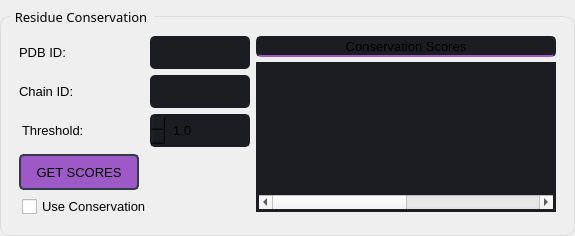
                           <widget class="QGroupBox" name="groupBox_31">
                            <property name="sizePolicy">
                             <sizepolicy hsizetype="Expanding" vsizetype="Preferred">
                              <horstretch>0</horstretch>
                              <verstretch>0</verstretch>
                             </sizepolicy>
                            </property>
                            <property name="minimumSize">
                             <size>
                              <width>570</width>
                              <height>230</height>
                             </size>
                            </property>
                            <property name="maximumSize">
                             <size>
                              <width>690</width>
                              <height>250</height>
                             </size>
                            </property>
                            <property name="font">
                             <font>
                              <family>Segoe UI Semibold</family>
                              <pointsize>10</pointsize>
                             </font>
                            </property>
                            <property name="styleSheet">
                             <string notr="true">QGroupBox {
  
  border: 1px solid rgb(220, 220, 220);
  border-radius: 10px;
  padding: 4px;
  margin-top: 16px;
}

QGroupBox::title {
  subcontrol-origin: margin;
  subcontrol-position: top left;
  left: 10px;
  padding-left: 3px;
  padding-right: 5px;
  padding-top: 8px;
  padding-bottom: 16px;
}

QGroupBox::indicator {
  margin-left: 2px;
  height: 16px;
  width: 16px;
}</string>
                            </property>
                            <property name="title">
                             <string>Residue Conservation</string>
                            </property>
                            <layout class="QHBoxLayout" name="horizontalLayout_36">
                             <item>
                              <layout class="QGridLayout" name="gridLayout_27" rowstretch="0,0,0,0,0" columnstretch="0,0,0,0,0">
                               <property name="leftMargin">
                                <number>3</number>
                               </property>
                               <property name="topMargin">
                                <number>4</number>
                               </property>
                               <property name="rightMargin">
                                <number>0</number>
                               </property>
                               <property name="bottomMargin">
                                <number>4</number>
                               </property>
                               <property name="horizontalSpacing">
                                <number>3</number>
                               </property>
                               <item row="2" column="0">
                                <widget class="QLabel" name="label_102">
                                 <property name="sizePolicy">
                                  <sizepolicy hsizetype="Preferred" vsizetype="Preferred">
                                   <horstretch>0</horstretch>
                                   <verstretch>0</verstretch>
                                  </sizepolicy>
                                 </property>
                                 <property name="minimumSize">
                                  <size>
                                   <width>110</width>
                                   <height>0</height>
                                  </size>
                                 </property>
                                 <property name="maximumSize">
                                  <size>
                                   <width>120</width>
                                   <height>16777215</height>
                                  </size>
                                 </property>
                                 <property name="font">
                                  <font>
                                   <pointsize>10</pointsize>
                                  </font>
                                 </property>
                                 <property name="styleSheet">
                                  <string notr="true">QLabel{
margin-right: 20px;
}</string>
                                 </property>
                                 <property name="text">
                                  <string>Threshold:</string>
                                 </property>
                                 <property name="alignment">
                                  <set>Qt::AlignLeading|Qt::AlignLeft|Qt::AlignVCenter</set>
                                 </property>
                                </widget>
                               </item>
                               <item row="1" column="0">
                                <widget class="QLabel" name="label_133">
                                 <property name="sizePolicy">
                                  <sizepolicy hsizetype="Preferred" vsizetype="Preferred">
                                   <horstretch>0</horstretch>
                                   <verstretch>0</verstretch>
                                  </sizepolicy>
                                 </property>
                                 <property name="minimumSize">
                                  <size>
                                   <width>110</width>
                                   <height>0</height>
                                  </size>
                                 </property>
                                 <property name="maximumSize">
                                  <size>
                                   <width>120</width>
                                   <height>16777215</height>
                                  </size>
                                 </property>
                                 <property name="font">
                                  <font>
                                   <pointsize>10</pointsize>
                                   <weight>50</weight>
                                   <bold>false</bold>
                                  </font>
                                 </property>
                                 <property name="text">
                                  <string>Chain ID:</string>
                                 </property>
                                 <property name="alignment">
                                  <set>Qt::AlignLeading|Qt::AlignLeft|Qt::AlignVCenter</set>
                                 </property>
                                </widget>
                               </item>
                               <item row="0" column="2">
                                <widget class="QLineEdit" name="conservation_PDB_ID_lineEdit">
                                 <property name="sizePolicy">
                                  <sizepolicy hsizetype="Expanding" vsizetype="Expanding">
                                   <horstretch>0</horstretch>
                                   <verstretch>0</verstretch>
                                  </sizepolicy>
                                 </property>
                                 <property name="minimumSize">
                                  <size>
                                   <width>100</width>
                                   <height>33</height>
                                  </size>
                                 </property>
                                 <property name="maximumSize">
                                  <size>
                                   <width>100</width>
                                   <height>33</height>
                                  </size>
                                 </property>
                                 <property name="styleSheet">
                                  <string notr="true">QLineEdit {
	background-color: rgb(27, 29, 35);
	border-radius: 5px;
	padding-left: 8px;
}
QLineEdit:hover {
	border: 2px solid rgb(64, 71, 88);
}
QLineEdit:focus {
	border: 2px solid rgb(91, 101, 124);
}</string>
                                 </property>
                                </widget>
                               </item>
                               <item row="3" column="0">
                                <widget class="QPushButton" name="get_conserv_score_pushButton">
                                 <property name="sizePolicy">
                                  <sizepolicy hsizetype="Expanding" vsizetype="Expanding">
                                   <horstretch>0</horstretch>
                                   <verstretch>0</verstretch>
                                  </sizepolicy>
                                 </property>
                                 <property name="minimumSize">
                                  <size>
                                   <width>120</width>
                                   <height>38</height>
                                  </size>
                                 </property>
                                 <property name="maximumSize">
                                  <size>
                                   <width>120</width>
                                   <height>38</height>
                                  </size>
                                 </property>
                                 <property name="font">
                                  <font>
                                   <pointsize>10</pointsize>
                                  </font>
                                 </property>
                                 <property name="styleSheet">
                                  <string notr="true">QPushButton {
	border: 2px solid rgb(52, 59, 72);
	border-radius: 5px;	
	background-color: rgb(157, 90, 198);
	margin-top:1px;
	margin-bottom: 1px;

}
QPushButton:hover {
	background-color: rgb(220, 5, 100);
	border: 2px solid rgb(61, 70, 86);
}
QPushButton:pressed {	
	background-color: rgb(190, 5, 100);
	border: 2px solid rgb(43, 50, 61);
}</string>
                                 </property>
                                 <property name="text">
                                  <string>GET SCORES</string>
                                 </property>
                                </widget>
                               </item>
                               <item row="2" column="2">
                                <widget class="QDoubleSpinBox" name="conserv_score_doubleSpinBox">
                                 <property name="sizePolicy">
                                  <sizepolicy hsizetype="Expanding" vsizetype="Expanding">
                                   <horstretch>0</horstretch>
                                   <verstretch>0</verstretch>
                                  </sizepolicy>
                                 </property>
                                 <property name="minimumSize">
                                  <size>
                                   <width>100</width>
                                   <height>33</height>
                                  </size>
                                 </property>
                                 <property name="maximumSize">
                                  <size>
                                   <width>100</width>
                                   <height>33</height>
                                  </size>
                                 </property>
                                 <property name="font">
                                  <font>
                                   <family>Segoe UI</family>
                                   <pointsize>10</pointsize>
                                  </font>
                                 </property>
                                 <property name="layoutDirection">
                                  <enum>Qt::RightToLeft</enum>
                                 </property>
                                 <property name="styleSheet">
                                  <string notr="true">QDoubleSpinBox{
	background-color: rgb(27, 29, 35);
	border-radius: 5px;
	border: 2px solid rgb(27, 29, 35);
	padding: 5px;
	padding-left: 5px;
}
QDoubleSpinBox:hover{
	border: 2px solid rgb(64, 71, 88);
}
QDoubleSpinBox QAbstractItemView {
	color: rgb(85, 170, 255);	
	background-color: rgb(27, 29, 35);
	padding: 5px;
	selection-background-color: rgb(39, 44, 54);
}</string>
                                 </property>
                                 <property name="decimals">
                                  <number>1</number>
                                 </property>
                                 <property name="minimum">
                                  <double>1.000000000000000</double>
                                 </property>
                                 <property name="maximum">
                                  <double>9.900000000000000</double>
                                 </property>
                                 <property name="singleStep">
                                  <double>0.100000000000000</double>
                                 </property>
                                </widget>
                               </item>
                               <item row="0" column="0">
                                <widget class="QLabel" name="label_103">
                                 <property name="sizePolicy">
                                  <sizepolicy hsizetype="Expanding" vsizetype="Preferred">
                                   <horstretch>0</horstretch>
                                   <verstretch>0</verstretch>
                                  </sizepolicy>
                                 </property>
                                 <property name="minimumSize">
                                  <size>
                                   <width>110</width>
                                   <height>0</height>
                                  </size>
                                 </property>
                                 <property name="maximumSize">
                                  <size>
                                   <width>120</width>
                                   <height>16777215</height>
                                  </size>
                                 </property>
                                 <property name="font">
                                  <font>
                                   <pointsize>10</pointsize>
                                   <weight>50</weight>
                                   <bold>false</bold>
                                  </font>
                                 </property>
                                 <property name="text">
                                  <string>PDB ID:</string>
                                 </property>
                                 <property name="alignment">
                                  <set>Qt::AlignLeading|Qt::AlignLeft|Qt::AlignVCenter</set>
                                 </property>
                                </widget>
                               </item>
                               <item row="1" column="2">
                                <widget class="QLineEdit" name="conservation_pdb_chain_id_lineedit">
                                 <property name="sizePolicy">
                                  <sizepolicy hsizetype="Expanding" vsizetype="Expanding">
                                   <horstretch>0</horstretch>
                                   <verstretch>0</verstretch>
                                  </sizepolicy>
                                 </property>
                                 <property name="minimumSize">
                                  <size>
                                   <width>100</width>
                                   <height>33</height>
                                  </size>
                                 </property>
                                 <property name="maximumSize">
                                  <size>
                                   <width>100</width>
                                   <height>33</height>
                                  </size>
                                 </property>
                                 <property name="styleSheet">
                                  <string notr="true">QLineEdit {
	background-color: rgb(27, 29, 35);
	border-radius: 5px;
	padding-left: 8px;

}
QLineEdit:hover {
	border: 2px solid rgb(64, 71, 88);
}
QLineEdit:focus {
	border: 2px solid rgb(91, 101, 124);
}</string>
                                 </property>
                                </widget>
                               </item>
                               <item row="0" column="4" rowspan="5">
                                <layout class="QVBoxLayout" name="verticalLayout_36">
                                 <property name="spacing">
                                  <number>5</number>
                                 </property>
                                 <property name="leftMargin">
                                  <number>3</number>
                                 </property>
                                 <property name="topMargin">
                                  <number>0</number>
                                 </property>
                                 <property name="rightMargin">
                                  <number>3</number>
                                 </property>
                                 <property name="bottomMargin">
                                  <number>4</number>
                                 </property>
                                 <item>
                                  <widget class="QLabel" name="label_104">
                                   <property name="enabled">
                                    <bool>true</bool>
                                   </property>
                                   <property name="sizePolicy">
                                    <sizepolicy hsizetype="Expanding" vsizetype="Preferred">
                                     <horstretch>0</horstretch>
                                     <verstretch>0</verstretch>
                                    </sizepolicy>
                                   </property>
                                   <property name="minimumSize">
                                    <size>
                                     <width>300</width>
                                     <height>0</height>
                                    </size>
                                   </property>
                                   <property name="maximumSize">
                                    <size>
                                     <width>16777215</width>
                                     <height>16777215</height>
                                    </size>
                                   </property>
                                   <property name="font">
                                    <font>
                                     <pointsize>10</pointsize>
                                    </font>
                                   </property>
                                   <property name="styleSheet">
                                    <string notr="true">QLabel {
	background-color: rgb(27, 29, 35);
	border-radius: 5px;
	border: 2px solid rgb(27, 29, 35);
    padding: 1px 1px 1px 1px;
	
	border-bottom-color: rgb(157, 90, 198);
}


QLabel:hover{
	border: 2px solid rgb(64, 71, 88);
	selection-color: rgb(127, 5, 64);

}</string>
                                   </property>
                                   <property name="text">
                                    <string>Conservation Scores</string>
                                   </property>
                                   <property name="alignment">
                                    <set>Qt::AlignCenter</set>
                                   </property>
                                  </widget>
                                 </item>
                                 <item>
                                  <widget class="QTableWidget" name="residues_conservation_tableWidget">
                                   <property name="sizePolicy">
                                    <sizepolicy hsizetype="Expanding" vsizetype="Expanding">
                                     <horstretch>0</horstretch>
                                     <verstretch>0</verstretch>
                                    </sizepolicy>
                                   </property>
                                   <property name="minimumSize">
                                    <size>
                                     <width>300</width>
                                     <height>150</height>
                                    </size>
                                   </property>
                                   <property name="maximumSize">
                                    <size>
                                     <width>16777215</width>
                                     <height>16777215</height>
                                    </size>
                                   </property>
                                   <property name="styleSheet">
                                    <string notr="true">
QTableView
{
	border-radius: 2px;
    border: 2px solid rgb(27, 29, 35);
    gridline-color: #6c6c6c;
    background-color:  rgb(27, 29, 35);

	padding: 1px 1px 1px 1px;
	selection-background-color: rgb(127, 5, 64);
	selection-color: rgb(255, 255, 255);
	font-size: 10px;
}

QWidget:hover  {

	border: 2px solid rgb(64, 71, 88);
	selection-color: rgb(127, 5, 64);
}

QTableView, QHeaderView
{
    border-radius: 0px;
}


QTableView::item:pressed, QListView::item:pressed, QTreeView::item:pressed  {
    background: #78879b;
    color: #FFFFFF;
}

QTableView::item:selected:active, QTreeView::item:selected:active, QListView::item:selected:active  {
    background: #3d8ec9;
    color: #FFFFFF;
}


QHeaderView
{
    border: 1px transparent;
    border-radius: 2px;
    margin: 0px;
    padding: 3px;
}

QHeaderView::section  {
    background-color: #3A3939;
    color: silver;
    padding: 2px;
    border: 1px solid #6c6c6c;
    border-radius: 2px;
    text-align: center;
}

QHeaderView::section::vertical::first, QHeaderView::section::vertical::only-one
{
    border-top: 0px solid #6c6c6c;
}

QHeaderView::section::vertical
{
    border-top: transparent;
}

QHeaderView::section::horizontal::first, QHeaderView::section::horizontal::only-one
{
    border-left: 1px solid #6c6c6c;
}

QHeaderView::section::horizontal
{
    border-left: transparent;
}


QHeaderView::section:checked
 {
    color: white;
    background-color: #5A5959;
 }

 /* style the sort indicator */
QHeaderView::down-arrow {
    image: url(:/16x16/icons/16x16/cil-arrow-circle-bottom.png);
}

QHeaderView::up-arrow {
    image: url(:/16x16/icons/16x16/cil-arrow-circle-top.png);
}

QTableCornerButton::section {
    background-color: #3A3939;
    border: 1px solid #3A3939;
    border-radius: 2px;
}



QScrollBar:horizontal {
  border-color: black;

  border-radius: 5px;
  background-color: black;
  height: 15px;
  margin: 0px 0px 1px 0px;
 }

 QScrollBar::handle:horizontal {
    background-color:cyan;
    min-width: 15px;
	border-radius: 5px;
 }


QScrollBar::add-line:horizontal {
	border-radius: 5px;
  	background-color: rgb(58, 57, 57);
    height: 10px;
    subcontrol-position: right;
    subcontrol-origin: margin;
 }


 QScrollBar::sub-line:horizontal {
    border: 1px solid grey;
    background-color: rgb(241, 241, 241);
    height: 10px;
    subcontrol-position: left;
    subcontrol-origin: margin;
 }


QScrollBar::add-page:horizontal, QScrollBar::sub-page:horizontal {
     background: none;
}

</string>
                                   </property>
                                   <property name="verticalScrollBarPolicy">
                                    <enum>Qt::ScrollBarAlwaysOff</enum>
                                   </property>
                                   <property name="wordWrap">
                                    <bool>true</bool>
                                   </property>
                                   <attribute name="horizontalHeaderVisible">
                                    <bool>false</bool>
                                   </attribute>
                                   <attribute name="horizontalHeaderCascadingSectionResizes">
                                    <bool>false</bool>
                                   </attribute>
                                   <attribute name="horizontalHeaderDefaultSectionSize">
                                    <number>150</number>
                                   </attribute>
                                   <attribute name="horizontalHeaderHighlightSections">
                                    <bool>true</bool>
                                   </attribute>
                                   <attribute name="horizontalHeaderShowSortIndicator" stdset="0">
                                    <bool>false</bool>
                                   </attribute>
                                   <attribute name="horizontalHeaderStretchLastSection">
                                    <bool>true</bool>
                                   </attribute>
                                   <column>
                                    <property name="text">
                                     <string>Residues</string>
                                    </property>
                                   </column>
                                   <column>
                                    <property name="text">
                                     <string>Scores</string>
                                    </property>
                                   </column>
                                  </widget>
                                 </item>
                                </layout>
                               </item>
                               <item row="4" column="0" colspan="2">
                                <widget class="QCheckBox" name="use_conservation_checkBox">
                                 <property name="sizePolicy">
                                  <sizepolicy hsizetype="Expanding" vsizetype="Fixed">
                                   <horstretch>0</horstretch>
                                   <verstretch>0</verstretch>
                                  </sizepolicy>
                                 </property>
                                 <property name="minimumSize">
                                  <size>
                                   <width>115</width>
                                   <height>0</height>
                                  </size>
                                 </property>
                                 <property name="maximumSize">
                                  <size>
                                   <width>16777215</width>
                                   <height>16777215</height>
                                  </size>
                                 </property>
                                 <property name="font">
                                  <font>
                                   <pointsize>10</pointsize>
                                  </font>
                                 </property>
                                 <property name="styleSheet">
                                  <string notr="true">QCheckBox {
    spacing: 5px;
	margin-left: 3px;
}

QCheckBox::indicator {
    width: 15px;
    height: 15px;
}

QCheckBox::indicator:unchecked {
border-image: url(:/16x16/icons/16x16/cil-circle.png);

}


QCheckBox::indicator:checked {
	border-image: url(:/20x20/icons/20x20/cil-check.png);
}</string>
                                 </property>
                                 <property name="text">
                                  <string>Use Conservation</string>
                                 </property>
                                </widget>
                               </item>
                              </layout>
                             </item>
                            </layout>
                           </widget>
